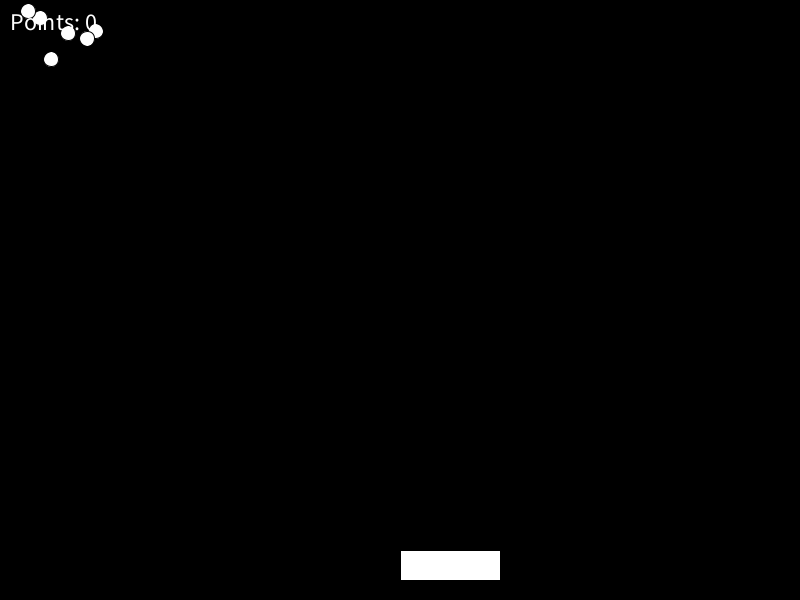
Frame 1 (no input)
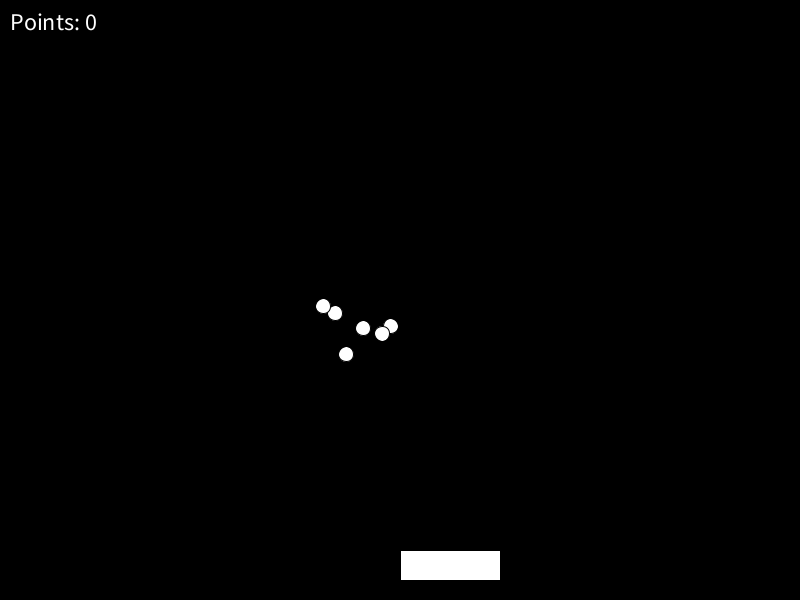
Frame 60 (the mouse pressed at the canvas centre just before this capture)
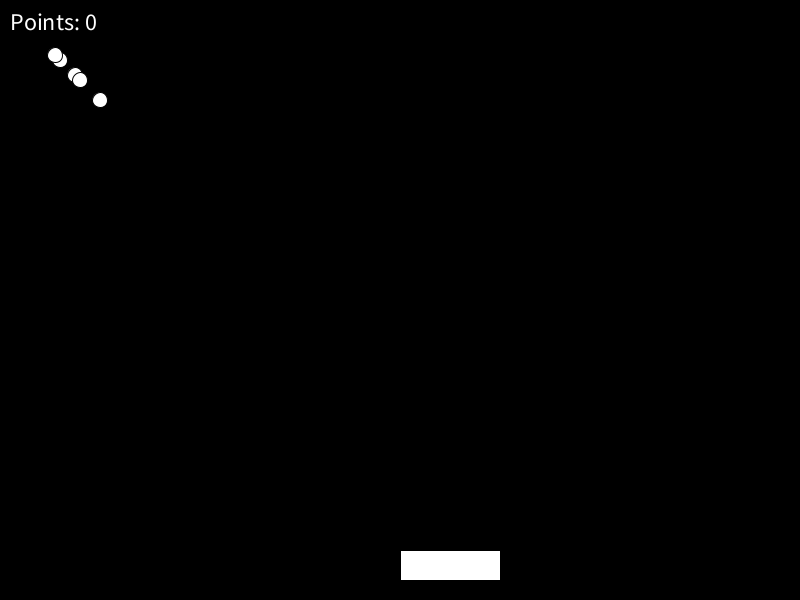
Frame 120 (the mouse held since frame 60 and released just before this capture)

The Processing sketch that drew these frames (run headless with seeded random() and noise(); from frame 60 on, the mouse is pressed at the canvas centre):

// Processing sketch: My_game_w_arrays
// ── My_game_w_arrays.pde
ArrayList<Ball> balls;

//Ball[] BallArray = new Ball[6];

// Values for slider
float rectX = 400;
float rectY = 550;
int rectWidth = 100;
int rectHeight = 30;
int ballAmount = 6;


//Scoring system
int points = 0;

void setup() {

  //Assigning size
  size(800, 600);

  balls = new ArrayList<Ball>();
  for (int i = 0; i < ballAmount; i++) {
   balls.add(new Ball(random(10, 100), random(10, 100)));
   //if (ypos > rectY && ypos < rectY+rectWidth && xpos > rectX && xpos < rectX+rectWidth)

  
 
  //No cursor on sketch
  noCursor();

}}




void draw() {

  //Background color
  background(0);
  
  
  
  for (int i=0; i<balls.size(); i++) {
    balls.get(i).display();
    balls.get(i).move();
    
 if (balls.get(i).ypos>=height) {
      balls.get(i).ypos= 50;
      balls.get(i).xpos=50;
      balls.get(i).xspeed=5;
      balls.get(i).yspeed=5;
      balls.get(i).xdirection=1;
      balls.get(i).ydirection=1;
    }
     //End of game text

    if (balls.get(i).ypos > height) {
      textSize(36);
      text("Game Over", 300, 300);
    }
  } 
    


    // Slider
    rect(rectX, rectY, rectWidth, rectHeight);

    textSize(24);
    
    //Position of points
    text("Points: " + points, 10, 30);


}

void keyPressed() {
  
    //Controls for slider
    if (keyPressed) {
      if (key==CODED) {
        if (keyCode == LEFT) {
          rectX= rectX -50;
        }
      }
    }
    if (keyPressed) {
      if (key == CODED) {
        if (keyCode == RIGHT) {
          rectX= rectX +50;
        }
      }
    }

}

// ── Ball.pde
class Ball {
  // Values for ball
  int rad = 15;
  float xpos, ypos;

  float xspeed = 5;
  float yspeed = 5; 

  float xdirection = 1;
  float ydirection = 1;
  
  Ball (float xpos_temp, float ypos_temp) {
    xpos = xpos_temp;
    ypos = ypos_temp;
  }

  void display() {
    ellipse(xpos, ypos, rad, rad);
  }

  void move() {
    // Updates the position of the ball
    xpos = xpos + (xspeed * xdirection);
    ypos = ypos + (yspeed * ydirection); 

    // movement (ball)
    if (ypos > rectY && ypos < rectY+rectWidth && xpos > rectX && xpos < rectX+rectWidth) {
      ydirection *= -1.01;
      points = points + 1;
    }

    if (xpos > width-rad || xpos < rad) {
      xdirection *= -1.10;
    }

    if (ypos < rad) {
      ydirection *= -1.10;
    }
  }
}
